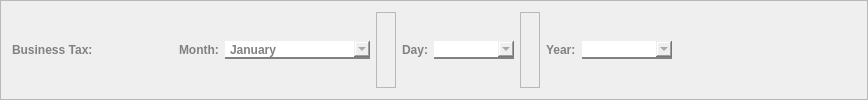
           <widget class="QFrame" name="bt_frame">
            <property name="frameShape">
             <enum>QFrame::StyledPanel</enum>
            </property>
            <property name="frameShadow">
             <enum>QFrame::Raised</enum>
            </property>
            <layout class="QHBoxLayout" name="horizontalLayout_47">
             <item>
              <widget class="QLabel" name="label_90">
               <property name="styleSheet">
                <string notr="true">font-family: Segoe UI;
				font-weight: bold;
				color: #818181;

border-radius: 0px;
border-color: white;
border-width: 0px;</string>
               </property>
               <property name="text">
                <string>Business Tax:                        </string>
               </property>
              </widget>
             </item>
             <item>
              <widget class="QLabel" name="label_87">
               <property name="styleSheet">
                <string notr="true">font-family: Segoe UI;
				font-weight: bold;
				color: #818181;

border-radius: 0px;
border-color: white;
border-width: 0px;</string>
               </property>
               <property name="text">
                <string>Month:</string>
               </property>
              </widget>
             </item>
             <item>
              <widget class="QComboBox" name="bt_choose_month_comboBox">
               <property name="minimumSize">
                <size>
                 <width>145</width>
                 <height>0</height>
                </size>
               </property>
               <property name="maximumSize">
                <size>
                 <width>175</width>
                 <height>16777215</height>
                </size>
               </property>
               <property name="cursor">
                <cursorShape>PointingHandCursor</cursorShape>
               </property>
               <property name="styleSheet">
                <string notr="true">QComboBox {
				font-family: Segoe UI;
				font-weight: bold;
				color: #818181;
                border: none;
                border-bottom: 2px solid #818181;
            }

QComboBox::hover{
color: #565656;
border-bottom: 2px solid #565656;
}

</string>
               </property>
               <item>
                <property name="text">
                 <string>January</string>
                </property>
               </item>
               <item>
                <property name="text">
                 <string>February</string>
                </property>
               </item>
               <item>
                <property name="text">
                 <string>March</string>
                </property>
               </item>
               <item>
                <property name="text">
                 <string>April</string>
                </property>
               </item>
               <item>
                <property name="text">
                 <string>May</string>
                </property>
               </item>
               <item>
                <property name="text">
                 <string>June</string>
                </property>
               </item>
               <item>
                <property name="text">
                 <string>July</string>
                </property>
               </item>
               <item>
                <property name="text">
                 <string>August</string>
                </property>
               </item>
               <item>
                <property name="text">
                 <string>September</string>
                </property>
               </item>
               <item>
                <property name="text">
                 <string>October</string>
                </property>
               </item>
               <item>
                <property name="text">
                 <string>November</string>
                </property>
               </item>
               <item>
                <property name="text">
                 <string>December</string>
                </property>
               </item>
              </widget>
             </item>
             <item>
              <widget class="QFrame" name="frame_86">
               <property name="minimumSize">
                <size>
                 <width>20</width>
                 <height>0</height>
                </size>
               </property>
               <property name="frameShape">
                <enum>QFrame::StyledPanel</enum>
               </property>
               <property name="frameShadow">
                <enum>QFrame::Raised</enum>
               </property>
              </widget>
             </item>
             <item>
              <widget class="QLabel" name="label_88">
               <property name="styleSheet">
                <string notr="true">font-family: Segoe UI;
				font-weight: bold;
				color: #818181;

border-radius: 0px;
border-color: white;
border-width: 0px;</string>
               </property>
               <property name="text">
                <string>Day:</string>
               </property>
              </widget>
             </item>
             <item>
              <widget class="QComboBox" name="bt_choose_day_comboBox">
               <property name="minimumSize">
                <size>
                 <width>80</width>
                 <height>0</height>
                </size>
               </property>
               <property name="maximumSize">
                <size>
                 <width>80</width>
                 <height>16777215</height>
                </size>
               </property>
               <property name="cursor">
                <cursorShape>PointingHandCursor</cursorShape>
               </property>
               <property name="styleSheet">
                <string notr="true">QComboBox {
				font-family: Segoe UI;
				font-weight: bold;
				color: #818181;
                border: none;
                border-bottom: 2px solid #818181;
            }

QComboBox::hover{
color: #565656;
border-bottom: 2px solid #565656;
}

</string>
               </property>
              </widget>
             </item>
             <item>
              <widget class="QFrame" name="frame_87">
               <property name="minimumSize">
                <size>
                 <width>20</width>
                 <height>0</height>
                </size>
               </property>
               <property name="frameShape">
                <enum>QFrame::StyledPanel</enum>
               </property>
               <property name="frameShadow">
                <enum>QFrame::Raised</enum>
               </property>
              </widget>
             </item>
             <item>
              <widget class="QLabel" name="label_89">
               <property name="styleSheet">
                <string notr="true">font-family: Segoe UI;
				font-weight: bold;
				color: #818181;

border-radius: 0px;
border-color: white;
border-width: 0px;</string>
               </property>
               <property name="text">
                <string>Year:</string>
               </property>
              </widget>
             </item>
             <item>
              <widget class="QComboBox" name="bt_choose_year_comboBox">
               <property name="minimumSize">
                <size>
                 <width>90</width>
                 <height>0</height>
                </size>
               </property>
               <property name="maximumSize">
                <size>
                 <width>80</width>
                 <height>16777215</height>
                </size>
               </property>
               <property name="cursor">
                <cursorShape>PointingHandCursor</cursorShape>
               </property>
               <property name="styleSheet">
                <string notr="true">QComboBox {
				font-family: Segoe UI;
				font-weight: bold;
				color: #818181;
                border: none;
                border-bottom: 2px solid #818181;
            }

QComboBox::hover{
color: #565656;
border-bottom: 2px solid #565656;
}

</string>
               </property>
              </widget>
             </item>
             <item>
              <spacer name="horizontalSpacer_70">
               <property name="orientation">
                <enum>Qt::Horizontal</enum>
               </property>
               <property name="sizeHint" stdset="0">
                <size>
                 <width>184</width>
                 <height>20</height>
                </size>
               </property>
              </spacer>
             </item>
            </layout>
           </widget>
